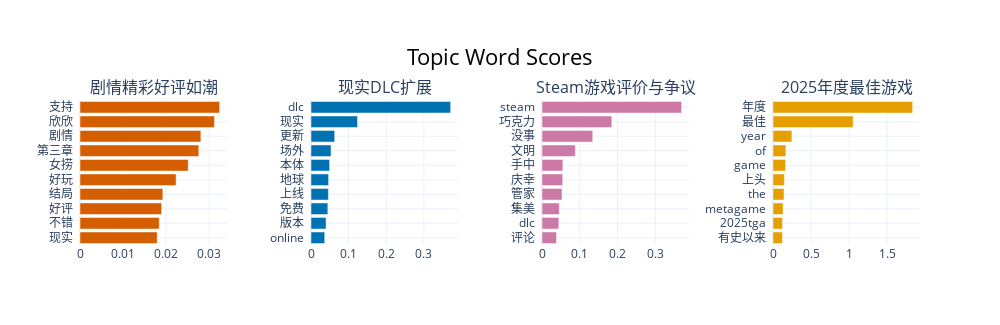
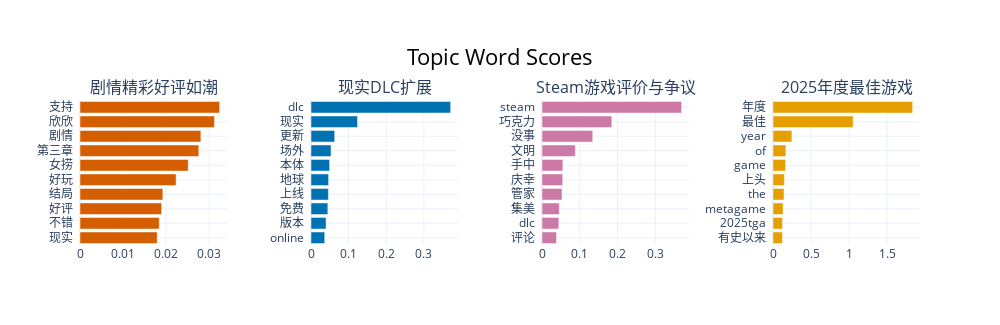

Notebook code for these charts, in order:
### Code cell
import pandas as pd
import jieba
import re
from bertopic import BERTopic
from sentence_transformers import SentenceTransformer

# 1. 数据与停用词准备
df = pd.read_csv('steam_reviews.csv')
df_cn = df[df['language'] == 'schinese'].copy()
comments = df_cn['review'].dropna().astype(str).tolist()

with open('stopwords1893.txt', encoding='utf-8') as f:
    stopwords = set(line.strip() for line in f)
stopwords.update(["感觉", "真的", "游戏", " "])

def preprocess_text(text, stopwords):
    def is_number(s):
        # 全是数字或小数点
        return re.fullmatch(r'\d+(\.\d+)?', s) is not None
    return [
        w for w in jieba.lcut(text)
        if w not in stopwords
        and len(w) > 1
        and re.search('[\u4e00-\u9fa5A-Za-z]', w)   # 至少包含中文或英文字母
        and not is_number(w)                        # 不是纯数字或小数
    ]

# 2. 预处理
processed_comments = [" ".join(preprocess_text(t, stopwords)) for t in comments]

# 3. 嵌入模型
embedding_model = SentenceTransformer("paraphrase-multilingual-MiniLM-L12-v2")

# 4. BERTopic建模（4个主题）
bertopic_model = BERTopic(
    embedding_model=embedding_model,
    nr_topics=5,
    language="chinese (simplified)",
    verbose=True
)
topics, probs = bertopic_model.fit_transform(processed_comments)

# 5. 输出每个主题的top关键词和样例评论
topic_titles = {}
for tid in bertopic_model.get_topics().keys():
    if tid == -1: continue
    keywords = [w for w, s in bertopic_model.get_topic(tid)[:10]]
    idxs = [i for i, t in enumerate(topics) if t == tid]
    examples = [comments[idx] for idx in idxs[:5]]

    # 调用本地大模型生成主题名
    title = generate_topic_title_ollama(keywords, examples, system_message)
    topic_titles[tid] = title
    print(f"\n=== 主题 {tid}：{title} ===")

# 可视化
fig = bertopic_model.visualize_barchart(top_n_topics=4, n_words=10, per_row=2)
for i, annotation in enumerate(fig['layout']['annotations']):
    topic_id = int(annotation.text.split(" ")[-1])
    if topic_id in topic_titles:
        annotation.text = topic_titles[topic_id]
fig.show() # 展示4个主题的Top关键词权重柱状图
fig.write_html("bertopic主题关键词柱状图.html")

### Figure 1 — Plotly figure (JSON) as saved in the notebook; plotly's stock layout.template omitted (floating-point values rounded to 4 significant figures)
{"data": [{"marker": {"color": "#D55E00"}, "orientation": "h", "type": "bar", "x": [0.01795, 0.01843, 0.01899, 0.01927, 0.02235, 0.02517, 0.02763, 0.02811, 0.03128, 0.03248], "xaxis": "x", "y": ["现实  ", "不错  ", "好评  ", "结局  ", "好玩  ", "女捞  ", "第三章  ", "剧情  ", "欣欣  ", "支持  "], "yaxis": "y"}, {"marker": {"color": "#0072B2"}, "orientation": "h", "type": "bar", "x": [0.03644, 0.04015, 0.04475, 0.04621, 0.04679, 0.04955, 0.05327, 0.06301, 0.1237, 0.3712], "xaxis": "x2", "y": ["online  ", "版本  ", "免费  ", "上线  ", "地球  ", "本体  ", "场外  ", "更新  ", "现实  ", "dlc  "], "yaxis": "y2"}, {"marker": {"color": "#CC79A7"}, "orientation": "h", "type": "bar", "x": [0.03842, 0.04458, 0.04575, 0.05298, 0.05482, 0.0553, 0.08829, 0.1344, 0.1848, 0.3698], "xaxis": "x3", "y": ["评论  ", "dlc  ", "集美  ", "管家  ", "庆幸  ", "手中  ", "文明  ", "没事  ", "巧克力  ", "steam  "], "yaxis": "y3"}, {"marker": {"color": "#E69F00"}, "orientation": "h", "type": "bar", "x": [0.1242, 0.1242, 0.1326, 0.145, 0.1495, 0.165, 0.1695, 0.2485, 1.054, 1.836], "xaxis": "x4", "y": ["有史以来  ", "2025tga  ", "metagame  ", "the  ", "上头  ", "game  ", "of  ", "year  ", "最佳  ", "年度  "], "yaxis": "y4"}], "layout": {"annotations": [{"font": {"size": 16}, "showarrow": false, "text": "剧情精彩好评如潮", "x": 0.0875, "xanchor": "center", "xref": "paper", "y": 1, "yanchor": "bottom", "yref": "paper"}, {"font": {"size": 16}, "showarrow": false, "text": "现实DLC扩展", "x": 0.3625, "xanchor": "center", "xref": "paper", "y": 1, "yanchor": "bottom", "yref": "paper"}, {"font": {"size": 16}, "showarrow": false, "text": "Steam游戏评价与争议", "x": 0.6375, "xanchor": "center", "xref": "paper", "y": 1, "yanchor": "bottom", "yref": "paper"}, {"font": {"size": 16}, "showarrow": false, "text": "2025年度最佳游戏", "x": 0.9125, "xanchor": "center", "xref": "paper", "y": 1, "yanchor": "bottom", "yref": "paper"}], "height": 325, "hoverlabel": {"bgcolor": "white", "font": {"family": "Rockwell", "size": 16}}, "showlegend": false, "title": {"font": {"color": "Black", "size": 22}, "text": "Topic Word Scores", "x": 0.5, "xanchor": "center", "yanchor": "top"}, "width": 1000, "xaxis": {"anchor": "y", "domain": [0, 0.175], "showgrid": true}, "xaxis2": {"anchor": "y2", "domain": [0.275, 0.45], "showgrid": true}, "xaxis3": {"anchor": "y3", "domain": [0.55, 0.725], "showgrid": true}, "xaxis4": {"anchor": "y4", "domain": [0.825, 1], "showgrid": true}, "yaxis": {"anchor": "x", "domain": [0, 1], "showgrid": true}, "yaxis2": {"anchor": "x2", "domain": [0, 1], "showgrid": true}, "yaxis3": {"anchor": "x3", "domain": [0, 1], "showgrid": true}, "yaxis4": {"anchor": "x4", "domain": [0, 1], "showgrid": true}}}

### Figure 2 — Plotly figure (JSON) as saved in the notebook; plotly's stock layout.template omitted (floating-point values rounded to 4 significant figures)
{"data": [{"marker": {"color": "#D55E00"}, "orientation": "h", "type": "bar", "x": [0.01795, 0.01843, 0.01899, 0.01927, 0.02235, 0.02517, 0.02763, 0.02811, 0.03128, 0.03248], "xaxis": "x", "y": ["现实  ", "不错  ", "好评  ", "结局  ", "好玩  ", "女捞  ", "第三章  ", "剧情  ", "欣欣  ", "支持  "], "yaxis": "y"}, {"marker": {"color": "#0072B2"}, "orientation": "h", "type": "bar", "x": [0.03644, 0.04015, 0.04475, 0.04621, 0.04679, 0.04955, 0.05327, 0.06301, 0.1237, 0.3712], "xaxis": "x2", "y": ["online  ", "版本  ", "免费  ", "上线  ", "地球  ", "本体  ", "场外  ", "更新  ", "现实  ", "dlc  "], "yaxis": "y2"}, {"marker": {"color": "#CC79A7"}, "orientation": "h", "type": "bar", "x": [0.03842, 0.04458, 0.04575, 0.05298, 0.05482, 0.0553, 0.08829, 0.1344, 0.1848, 0.3698], "xaxis": "x3", "y": ["评论  ", "dlc  ", "集美  ", "管家  ", "庆幸  ", "手中  ", "文明  ", "没事  ", "巧克力  ", "steam  "], "yaxis": "y3"}, {"marker": {"color": "#E69F00"}, "orientation": "h", "type": "bar", "x": [0.1242, 0.1242, 0.1326, 0.145, 0.1495, 0.165, 0.1695, 0.2485, 1.054, 1.836], "xaxis": "x4", "y": ["有史以来  ", "2025tga  ", "metagame  ", "the  ", "上头  ", "game  ", "of  ", "year  ", "最佳  ", "年度  "], "yaxis": "y4"}], "layout": {"annotations": [{"font": {"size": 16}, "showarrow": false, "text": "剧情精彩好评如潮", "x": 0.0875, "xanchor": "center", "xref": "paper", "y": 1, "yanchor": "bottom", "yref": "paper"}, {"font": {"size": 16}, "showarrow": false, "text": "现实DLC扩展", "x": 0.3625, "xanchor": "center", "xref": "paper", "y": 1, "yanchor": "bottom", "yref": "paper"}, {"font": {"size": 16}, "showarrow": false, "text": "Steam游戏评价与争议", "x": 0.6375, "xanchor": "center", "xref": "paper", "y": 1, "yanchor": "bottom", "yref": "paper"}, {"font": {"size": 16}, "showarrow": false, "text": "2025年度最佳游戏", "x": 0.9125, "xanchor": "center", "xref": "paper", "y": 1, "yanchor": "bottom", "yref": "paper"}], "height": 325, "hoverlabel": {"bgcolor": "white", "font": {"family": "Rockwell", "size": 16}}, "showlegend": false, "title": {"font": {"color": "Black", "size": 22}, "text": "Topic Word Scores", "x": 0.5, "xanchor": "center", "yanchor": "top"}, "width": 1000, "xaxis": {"anchor": "y", "domain": [0, 0.175], "showgrid": true}, "xaxis2": {"anchor": "y2", "domain": [0.275, 0.45], "showgrid": true}, "xaxis3": {"anchor": "y3", "domain": [0.55, 0.725], "showgrid": true}, "xaxis4": {"anchor": "y4", "domain": [0.825, 1], "showgrid": true}, "yaxis": {"anchor": "x", "domain": [0, 1], "showgrid": true}, "yaxis2": {"anchor": "x2", "domain": [0, 1], "showgrid": true}, "yaxis3": {"anchor": "x3", "domain": [0, 1], "showgrid": true}, "yaxis4": {"anchor": "x4", "domain": [0, 1], "showgrid": true}}}
